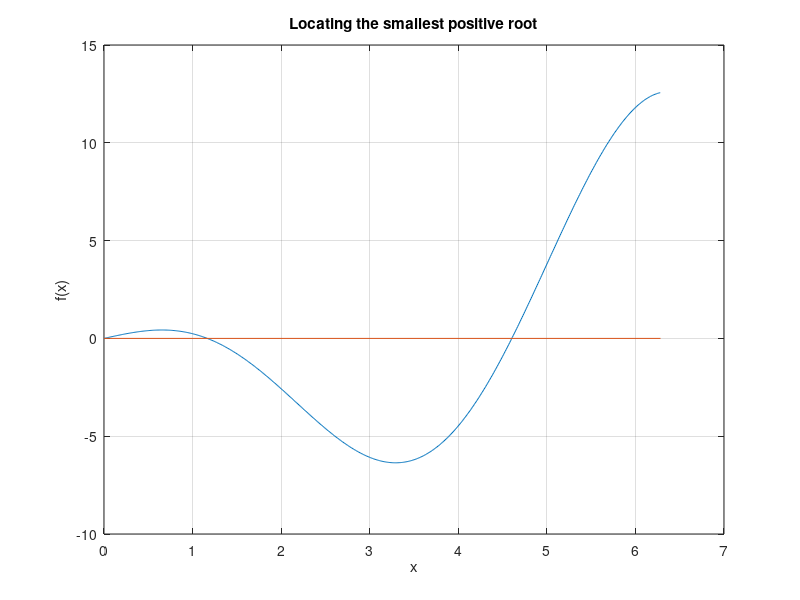

Source code (MATLAB):
function plot_root_function
%PLOT_ROOT_FUNCTION Plot f(x) = 2x cos x - sin x on [0, 2*pi] to locate roots.
%   Example:  plot_root_function

x = 0:0.01:2*pi;
y = 2*x.*cos(x) - sin(x);
plot(x, y, [0 2*pi], [0 0]);
title('Locating the smallest positive root');
xlabel('x'); ylabel('f(x)'); grid on
end
